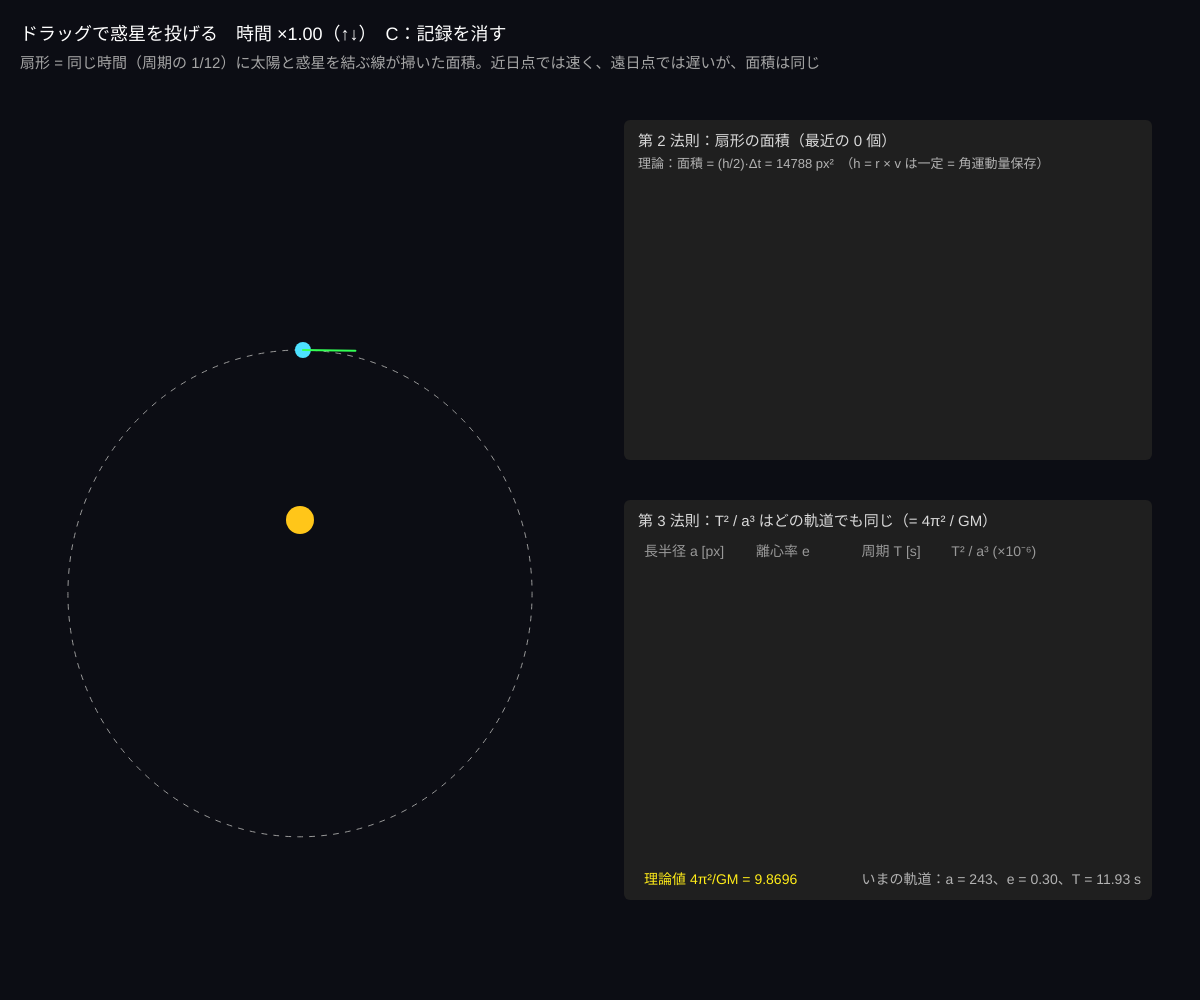
Frame 1 (no input)
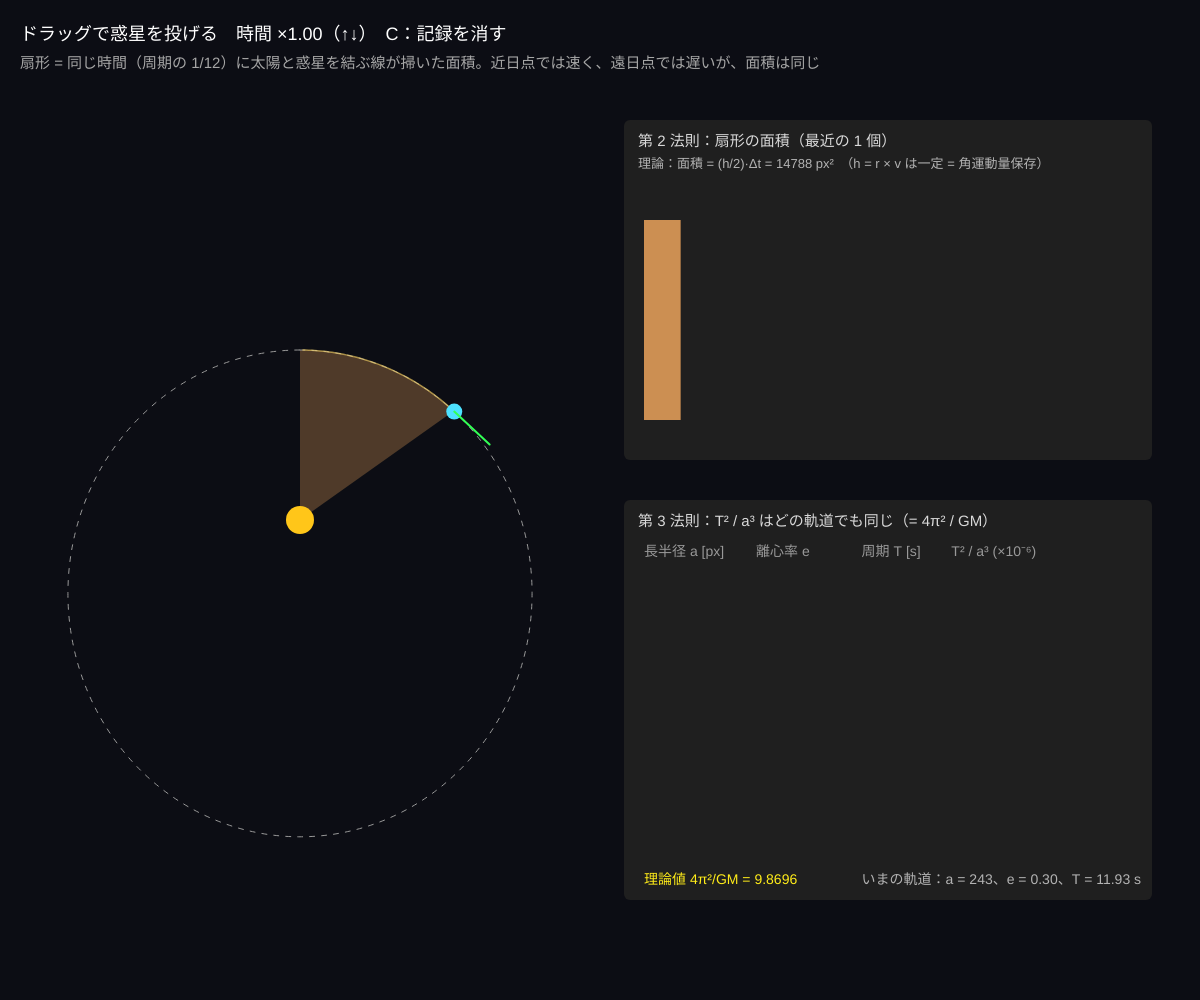
Frame 60 (no input)
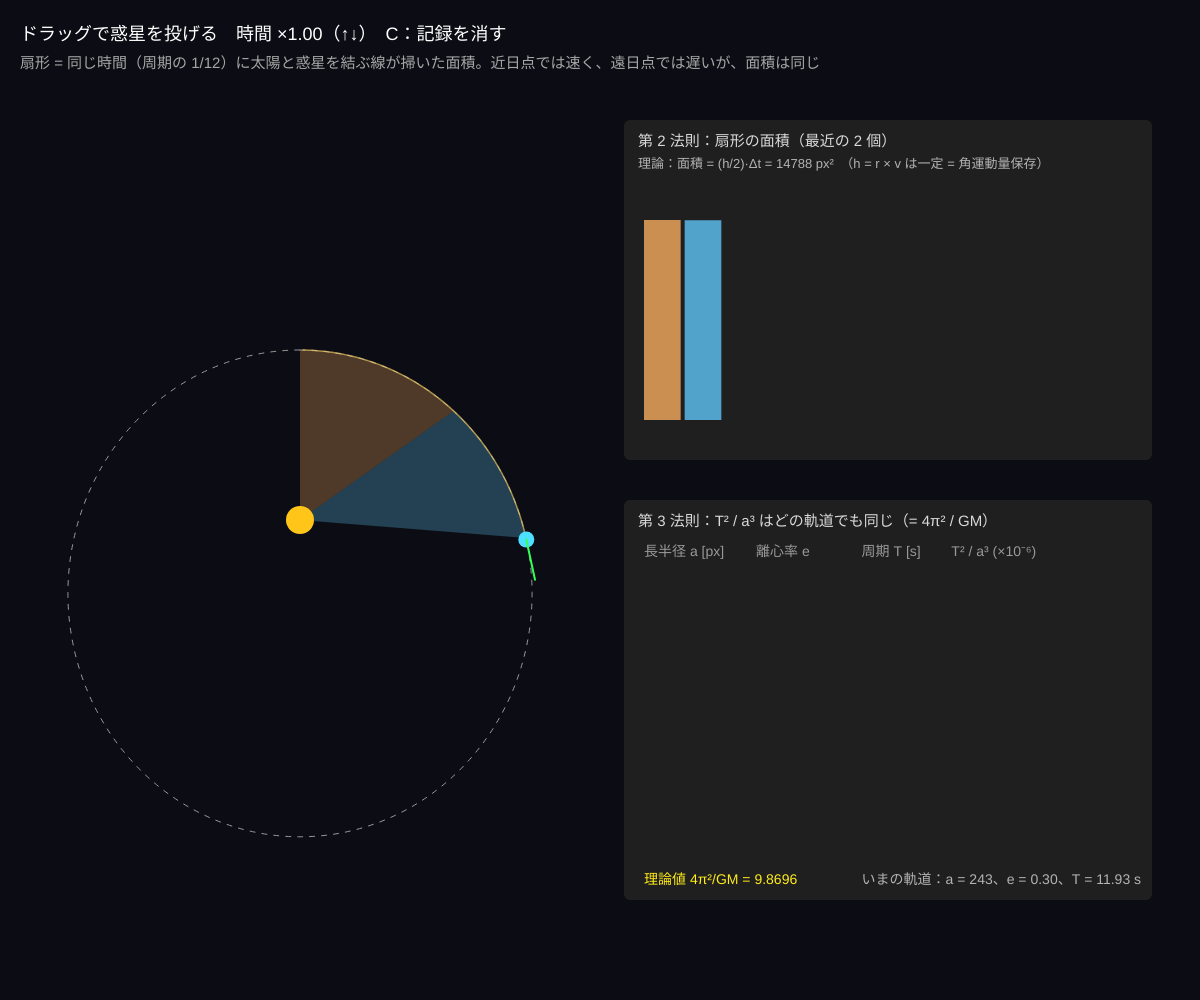
Frame 120 (the mouse pressed at the canvas centre since frame 60)

The p5.js sketch that drew these frames (run headless with seeded random() and noise() and a simulated clock; from frame 60 on, the mouse is pressed at the canvas centre):

// p5.js sketch
// ── sketch.js
// ============================================
// 08 ケプラー運動と万有引力
// 太陽の引力 F = GMm / r² だけで、惑星は楕円を描く（第 1 法則）
//   同じ時間に掃く面積は同じ（第 2 法則）、周期² ∝ 長半径³（第 3 法則）を確かめる
// ドラッグ = 惑星を置いて投げる（押した所が位置、引っぱった向きと長さが速度）/ ↑↓ = 時間の速さ / C = 記録を消す
// ============================================

let GM = 4e6;              // ★ 万有引力定数 × 太陽の質量 [px³/s²]
let timeScale = 1;         // ★ 時間の速さ
let SECTORS = 12;          // ★ 1 周を何個の扇形に分けるか
let sun, p = null;         // 惑星 {x, y, vx, vy}（太陽が原点）
let aiming = null;
let sectors = [], cur = null, tSec = 0, secDT = 1;
let records = [];          // 測った周期 {a, T}
let angAcc = 0, lastAng = 0, tOrbit = 0;
let trail = [];

function setup() {
  createCanvas(windowWidth, windowHeight);
  colorMode(HSB, 360, 100, 100, 100);
  sun = { x: width * 0.25, y: height * 0.52 };
  launch(0, -170, 175, 0);
}

function launch(x, y, vx, vy) {
  p = { x, y, vx, vy };
  let el = elements();
  secDT = isFinite(el.T) ? el.T / SECTORS : 1;
  sectors = []; cur = { pts: [[x, y]] }; tSec = 0;
  angAcc = 0; lastAng = atan2(y, x); tOrbit = 0; trail = [];
}

// 軌道要素：エネルギー E と角運動量 h から 長半径 a・離心率 e・周期 T
function elements() {
  let r = sqrt(p.x * p.x + p.y * p.y), v2 = p.vx * p.vx + p.vy * p.vy;
  let E = v2 / 2 - GM / r, h = p.x * p.vy - p.y * p.vx;
  let a = -GM / (2 * E), e = sqrt(max(0, 1 + 2 * E * h * h / (GM * GM)));
  let T = E < 0 ? TWO_PI * sqrt(a * a * a / GM) : Infinity;
  return { E, h, a, e, T };
}

function accel(x, y) {
  let r2 = x * x + y * y, r = sqrt(r2), f = -GM / (r2 * r);
  return [f * x, f * y];
}

function draw() {
  background(235, 40, 8);
  if (p && !aiming) {
    // ★ 速度ベルレ法（リープフロッグ）で細かく進める。太陽の近くでは自動で細かく
    let total = timeScale / 60, done = 0, guard = 0;
    while (done < total && guard++ < 4000) {
      let r = sqrt(p.x * p.x + p.y * p.y);
      let h = min(total - done, 0.0005 * pow(r / 100, 1.5));
      let a = accel(p.x, p.y);
      p.vx += a[0] * h / 2; p.vy += a[1] * h / 2;
      p.x += p.vx * h; p.y += p.vy * h;
      a = accel(p.x, p.y);
      p.vx += a[0] * h / 2; p.vy += a[1] * h / 2;
      done += h; tSec += h; tOrbit += h;
      if (tSec >= secDT) { cur.pts.push([p.x, p.y]); sectors.push(cur); if (sectors.length > SECTORS) sectors.shift(); cur = { pts: [[p.x, p.y]] }; tSec -= secDT; }
      // 1 周したら周期を記録（角度の合計が 2π を超えたとき）
      let ang = atan2(p.y, p.x), d = ang - lastAng;
      if (d > PI) d -= TWO_PI; if (d < -PI) d += TWO_PI;
      angAcc += d; lastAng = ang;
      if (abs(angAcc) >= TWO_PI) {
        let el = elements();
        records.push({ a: el.a, T: tOrbit, e: el.e }); if (records.length > 8) records.shift();
        angAcc -= Math.sign(angAcc) * TWO_PI; tOrbit = 0;
      }
    }
    if (frameCount % 2 === 0) cur.pts.push([p.x, p.y]);
    trail.push([p.x, p.y]); if (trail.length > 1500) trail.shift();
    let r = sqrt(p.x * p.x + p.y * p.y);
    if (r < 14 || r > 6000 || !isFinite(r)) p = null;   // 太陽にぶつかった・飛んでいった
  }

  push(); translate(sun.x, sun.y);
  // 扇形（同じ時間に掃いた面積）
  sectors.forEach((s, i) => {
    noStroke(); fill(i % 2 ? 200 : 30, 60, 80, 35);
    beginShape(); vertex(0, 0); for (let q of s.pts) vertex(q[0], q[1]); endShape(CLOSE);
  });
  // 予想される楕円（点線）
  if (p) {
    let el = elements();
    if (el.E < 0) {
      // 離心率ベクトルから向きを求める
      let r = sqrt(p.x * p.x + p.y * p.y), vr = (p.x * p.vx + p.y * p.vy);
      let ex = ((p.vx * p.vx + p.vy * p.vy) - GM / r) * p.x / GM - vr * p.vx / GM;
      let ey = ((p.vx * p.vx + p.vy * p.vy) - GM / r) * p.y / GM - vr * p.vy / GM;
      let w = atan2(ey, ex), b = el.a * sqrt(max(0, 1 - el.e * el.e));
      push(); rotate(w); translate(-el.a * el.e, 0);
      noFill(); stroke(0, 0, 60); strokeWeight(1); drawingContext.setLineDash([5, 7]); ellipse(0, 0, 2 * el.a, 2 * b); drawingContext.setLineDash([]);
      pop();
    }
    stroke(45, 60, 100, 60); strokeWeight(1.5); noFill();
    beginShape(); for (let q of trail) vertex(q[0], q[1]); endShape();
    noStroke(); fill(190, 70, 100); circle(p.x, p.y, 16);
    stroke(130, 80, 100); strokeWeight(2); line(p.x, p.y, p.x + p.vx * 0.3, p.y + p.vy * 0.3);
  }
  noStroke(); fill(45, 90, 100); circle(0, 0, 28);
  pop();
  if (aiming) {
    stroke(130, 80, 100); strokeWeight(3); line(aiming.x, aiming.y, mouseX, mouseY);
    noStroke(); fill(190, 70, 100); circle(aiming.x, aiming.y, 16);
  }

  drawPanel();
  noStroke(); fill(0, 0, 100); textSize(18);
  text('ドラッグで惑星を投げる　時間 ×' + nf(timeScale, 1, 2) + '（↑↓）　C：記録を消す', 20, 40);
  fill(0, 0, 65); textSize(15);
  text('扇形 = 同じ時間（周期の 1/' + SECTORS + '）に太陽と惑星を結ぶ線が掃いた面積。近日点では速く、遠日点では遅いが、面積は同じ', 20, 68);
}

// 右：面積の表と第 3 法則の表
function drawPanel() {
  let gx = width * 0.52, gy = height * 0.12, gw = width * 0.44;
  noStroke(); fill(0, 0, 12); rect(gx, gy, gw, height * 0.34, 6);
  fill(0, 0, 85); textSize(15); text('第 2 法則：扇形の面積（最近の ' + sectors.length + ' 個）', gx + 14, gy + 26);
  let areas = sectors.map((s) => { let A = 0, q = s.pts; for (let i = 0; i < q.length - 1; i++) A += q[i][0] * q[i + 1][1] - q[i + 1][0] * q[i][1]; return abs(A) / 2; });
  let amax = max(1, ...areas);
  areas.forEach((A, i) => {
    let bw = (gw - 40) / SECTORS;
    fill(i % 2 ? 200 : 30, 60, 80); let hh = A / amax * (height * 0.2);
    rect(gx + 20 + i * bw, gy + height * 0.3 - hh, bw - 4, hh);
  });
  if (p) { let el = elements(); fill(0, 0, 70); textSize(13); text('理論：面積 = (h/2)·Δt = ' + nf(abs(el.h) / 2 * secDT, 1, 0) + ' px²　（h = r × v は一定 = 角運動量保存）', gx + 14, gy + 48); }

  let ty = height * 0.5;
  fill(0, 0, 12); rect(gx, ty, gw, height * 0.4, 6);
  fill(0, 0, 85); textSize(15); text('第 3 法則：T² / a³ はどの軌道でも同じ（= 4π² / GM）', gx + 14, ty + 26);
  textSize(14); fill(0, 0, 60);
  let cols = [gx + 20, gx + gw * 0.25, gx + gw * 0.45, gx + gw * 0.62];
  ['長半径 a [px]', '離心率 e', '周期 T [s]', 'T² / a³ (×10⁻⁶)'].forEach((s, i) => text(s, cols[i], ty + 56));
  records.forEach((r, j) => {
    fill(0, 0, 90);
    [nf(r.a, 1, 0), nf(r.e, 1, 2), nf(r.T, 1, 2), nf(r.T * r.T / (r.a * r.a * r.a) * 1e6, 1, 4)].forEach((s, i) => text(s, cols[i], ty + 82 + j * 24));
  });
  fill(55, 90, 100); text('理論値 4π²/GM = ' + nf(4 * PI * PI / GM * 1e6, 1, 4), gx + 20, ty + height * 0.4 - 16);
  if (p) { let el = elements(); fill(0, 0, 70); text(el.E < 0 ? 'いまの軌道：a = ' + nf(el.a, 1, 0) + '、e = ' + nf(el.e, 1, 2) + '、T = ' + nf(el.T, 1, 2) + ' s' : 'エネルギー ≥ 0 → 双曲線（二度と戻らない）', gx + gw * 0.45, ty + height * 0.4 - 16); }
  else { fill(0, 80, 100); text('惑星がいません。ドラッグで投げよう', gx + gw * 0.45, ty + height * 0.4 - 16); }
}

function mousePressed() { if (mouseX < width * 0.5 && mouseY > 90) aiming = { x: mouseX, y: mouseY }; }
function mouseReleased() {
  if (!aiming) return;
  let x = aiming.x - sun.x, y = aiming.y - sun.y;
  if (x * x + y * y > 30 * 30) launch(x, y, (mouseX - aiming.x) * 1.5, (mouseY - aiming.y) * 1.5);
  aiming = null;
}
function keyPressed() {
  if (key === UP_ARROW) timeScale = min(timeScale * 2, 16);
  if (key === DOWN_ARROW) timeScale = max(timeScale / 2, 0.125);
  if (key === 'c' || key === 'C') records = [];
}

// ---------- やってみよう ----------
// 1. 円になるように投げる（速さ v = √(GM/r)）。e ≈ 0 になる？ 少し速くすると楕円、√2 倍で放物線（脱出）
// 2. 細長い楕円を投げて、扇形の形と面積の棒を見る。形は違うのに面積は同じ
// 3. 大きさの違う軌道を 3 つ以上投げて、表の T²/a³ がそろうことを確かめる（第 3 法則）
// 4. accel の力を 1/r² から 1/r³ や 1/r に変えると？ 楕円が閉じなくなる（閉じるのは 1/r² と r だけ）
